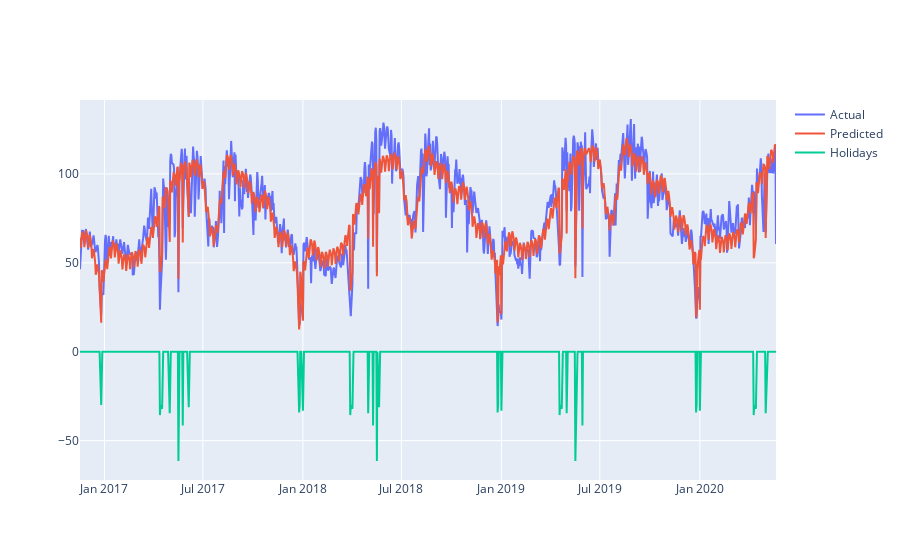

Notebook code for this chart:
### Markdown cell above
The last line of code lists all the built-in holidays and from the looks of it, the listing seems to be correct, although it could be augmented with dates for Christmas Eve or New Years eve and maybe others - but it’s a start. If we want to see the forecast and the effects made by the holidays regressors we can plot it like this:

### Code cell
future = m.make_future_dataframe(periods=0, freq='D')
future = future.merge(bikerides, on='ds')
forecast = m.predict(future)

fig = go.Figure()
# Create and style traces
fig.add_trace(go.Scatter(x=bikerides['ds'], y=bikerides['y'], name='Actual',))
fig.add_trace(go.Scatter(x=forecast['ds'], y=forecast['yhat'], name='Predicted',))
fig.add_trace(go.Scatter(x=forecast['ds'], y=forecast['holidays'], name='Holidays',))

### Figure 1 — Plotly figure (JSON) as saved in the notebook; plotly's stock layout.template omitted (floating-point values rounded to 4 significant figures; data arrays with more than 128 entries replaced by an {"elided": "..."} marker saying what was removed)
{"data": [{"name": "Actual", "type": "scatter", "x": {"elided": "909 str values"}, "y": {"elided": "909 float values"}}, {"name": "Predicted", "type": "scatter", "x": {"elided": "909 str values"}, "y": {"elided": "909 float values"}}, {"name": "Holidays", "type": "scatter", "x": {"elided": "909 str values"}, "y": {"elided": "909 float values"}}], "layout": {}}
